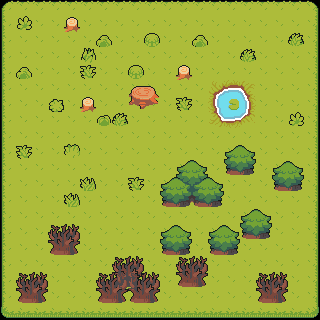

Tiled map render using the project's own tile images. Description and the whole map definition, tile-layer contents included, below:
An orthogonal 20x20 tile map with 16x16 px tiles, 2 tile layers (Tile Layer 1, Tile Layer 2), 4 tilesets.

<map version="1.5" tiledversion="1.7.2" orientation="orthogonal" renderorder="right-down" width="20" height="20" tilewidth="16" tileheight="16" infinite="0" nextlayerid="7" nextobjectid="21">
 <editorsettings>
  <export target="map0.json" format="json" />
 </editorsettings>
 <tileset firstgid="1" source="TilesetField.tsx" />
 <tileset firstgid="31" source="TilesetNature.tsx" />
 <tileset firstgid="367" source="TilesetWater.tsx" />
 <tileset firstgid="843" source="Potions.tsx" />
 <layer id="1" name="Tile Layer 1" width="20" height="20">
  <data encoding="csv">
16,17,17,17,17,17,17,17,17,17,17,17,17,17,17,17,17,17,17,18,
21,22,22,22,22,22,22,22,22,22,22,22,22,22,22,22,22,22,22,23,
21,22,22,22,22,22,22,22,22,22,22,22,22,22,22,22,22,22,22,23,
21,22,22,22,22,22,22,22,22,22,22,22,22,22,22,22,22,22,22,23,
21,22,22,22,22,22,22,22,22,22,22,22,22,22,22,22,22,22,22,23,
21,22,22,22,22,22,22,22,22,22,22,22,22,22,22,22,22,22,22,23,
21,22,22,22,22,22,22,22,22,22,22,22,22,22,22,22,22,22,22,23,
21,22,22,22,22,22,22,22,22,22,22,22,22,22,22,22,22,22,22,23,
21,22,22,22,22,22,22,22,22,22,22,22,22,22,22,22,22,22,22,23,
21,22,22,22,22,22,22,22,22,22,22,22,22,22,22,22,22,22,22,23,
21,22,22,22,22,22,22,22,22,22,22,22,22,22,22,22,22,22,22,23,
21,22,22,22,22,22,22,22,22,22,22,22,22,22,22,22,22,22,22,23,
21,22,22,22,22,22,22,22,22,22,22,22,22,22,22,22,22,22,22,23,
21,22,22,22,22,22,22,22,22,22,22,22,22,22,22,22,22,22,22,23,
21,22,22,22,22,22,22,22,22,22,22,22,22,22,22,22,22,22,22,23,
21,22,22,22,22,22,22,22,22,22,22,22,22,22,22,22,22,22,22,23,
21,22,22,22,22,22,22,22,22,22,22,22,22,22,22,22,22,22,22,23,
21,22,22,22,22,22,22,22,22,22,22,22,22,22,22,22,22,22,22,23,
21,22,22,22,22,22,22,22,22,22,22,22,22,22,22,22,22,22,22,23,
26,27,27,27,27,27,27,27,27,27,27,27,27,27,27,27,27,27,27,28
</data>
 </layer>
 <layer id="4" name="Tile Layer 2" width="20" height="20">
  <data encoding="csv">
0,0,0,0,0,0,0,0,0,0,0,0,0,0,0,0,0,0,0,0,
0,199,0,0,163,0,0,0,0,0,0,0,0,0,0,0,0,0,0,0,
0,0,0,0,0,0,193,0,0,192,0,0,193,0,0,0,0,0,196,0,
0,0,0,0,0,195,0,0,0,0,0,0,0,0,0,196,0,0,0,0,
0,193,0,0,0,200,0,0,192,0,0,163,0,0,0,0,0,0,0,0,
0,0,0,0,0,0,0,0,161,162,0,0,0,535,536,537,0,0,0,0,
0,0,0,191,0,163,0,0,177,178,0,200,0,563,462,565,0,0,0,0,
0,0,0,0,0,0,197,196,0,0,0,0,0,591,592,593,0,0,199,0,
0,0,0,0,0,0,0,0,0,0,0,0,0,0,0,0,0,0,0,0,
0,200,0,0,201,0,0,0,0,0,0,0,0,0,33,34,0,0,0,0,
0,0,0,0,0,0,0,0,0,0,63,64,65,66,49,50,0,33,34,0,
0,0,0,0,0,198,0,0,200,0,79,80,81,82,0,0,0,49,50,0,
0,0,0,0,198,0,0,0,0,0,95,96,97,98,0,0,0,0,0,0,
0,0,0,0,0,0,0,0,0,0,0,0,0,0,0,33,34,0,0,0,
0,0,0,35,36,0,0,0,0,0,33,34,0,33,34,49,50,0,0,0,
0,0,0,51,52,0,0,0,0,0,49,50,0,49,50,0,0,0,0,0,
0,0,0,0,0,0,111,112,113,114,0,35,36,0,0,0,0,0,0,0,
0,35,36,0,0,0,127,128,129,130,0,51,52,0,0,0,35,36,0,0,
0,51,52,0,0,0,143,144,145,146,0,0,0,0,0,0,51,52,0,0,
0,0,0,0,0,0,0,0,0,0,0,0,0,0,0,0,0,0,0,0
</data>
 </layer>
 <objectgroup id="3" name="Object Layer 1" />
</map>
